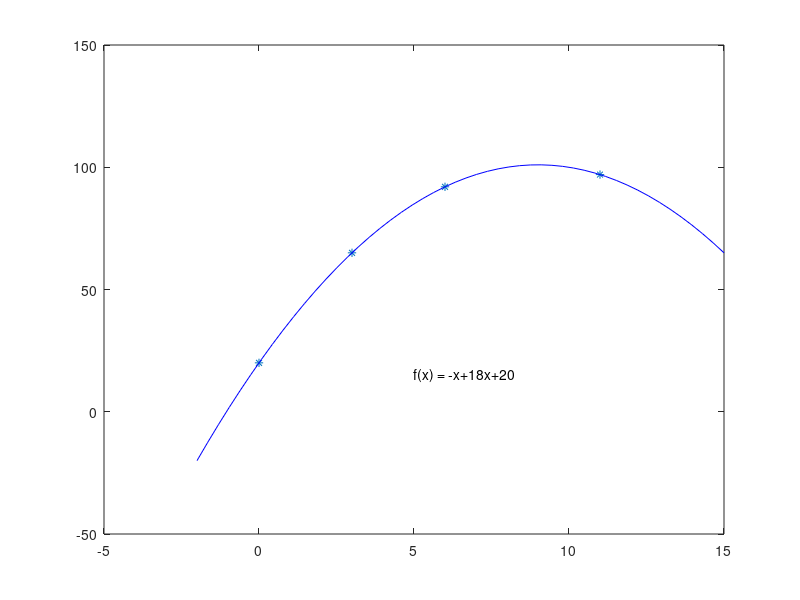

MATLAB code to generate this figure:
x = [0,3,6, 11];
x2 = linspace(-2,15,50);
y = [20, 65, 92, 97];
a = polyfit(x,y,2)
b = polyval(a,x2);


figure
plot(x,y,'*')
hold on
plot(x2,b,'-b')
text(5,15,'f(x) = -x+18x+20')